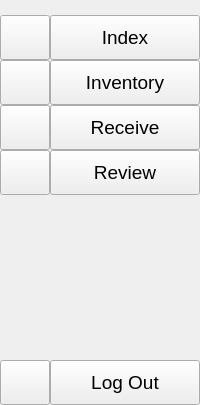
           <widget class="QFrame" name="frame_leftMenu">
            <property name="minimumSize">
             <size>
              <width>200</width>
              <height>0</height>
             </size>
            </property>
            <property name="maximumSize">
             <size>
              <width>0</width>
              <height>16777215</height>
             </size>
            </property>
            <property name="frameShape">
             <enum>QFrame::NoFrame</enum>
            </property>
            <property name="frameShadow">
             <enum>QFrame::Raised</enum>
            </property>
            <layout class="QVBoxLayout" name="verticalLayout_4">
             <property name="spacing">
              <number>0</number>
             </property>
             <property name="leftMargin">
              <number>0</number>
             </property>
             <property name="topMargin">
              <number>0</number>
             </property>
             <property name="rightMargin">
              <number>0</number>
             </property>
             <property name="bottomMargin">
              <number>0</number>
             </property>
             <item>
              <widget class="QFrame" name="frame_toggle">
               <property name="minimumSize">
                <size>
                 <width>200</width>
                 <height>60</height>
                </size>
               </property>
               <property name="maximumSize">
                <size>
                 <width>200</width>
                 <height>60</height>
                </size>
               </property>
               <property name="frameShape">
                <enum>QFrame::NoFrame</enum>
               </property>
               <property name="frameShadow">
                <enum>QFrame::Raised</enum>
               </property>
               <layout class="QVBoxLayout" name="verticalLayout_5">
                <property name="spacing">
                 <number>0</number>
                </property>
                <property name="leftMargin">
                 <number>0</number>
                </property>
                <property name="topMargin">
                 <number>15</number>
                </property>
                <property name="rightMargin">
                 <number>0</number>
                </property>
                <property name="bottomMargin">
                 <number>0</number>
                </property>
                <item>
                 <widget class="QFrame" name="frame_toggleInner">
                  <property name="minimumSize">
                   <size>
                    <width>200</width>
                    <height>45</height>
                   </size>
                  </property>
                  <property name="maximumSize">
                   <size>
                    <width>200</width>
                    <height>45</height>
                   </size>
                  </property>
                  <property name="baseSize">
                   <size>
                    <width>0</width>
                    <height>45</height>
                   </size>
                  </property>
                  <property name="frameShape">
                   <enum>QFrame::NoFrame</enum>
                  </property>
                  <property name="frameShadow">
                   <enum>QFrame::Raised</enum>
                  </property>
                  <layout class="QHBoxLayout" name="horizontalLayout_5">
                   <property name="spacing">
                    <number>0</number>
                   </property>
                   <property name="leftMargin">
                    <number>0</number>
                   </property>
                   <property name="topMargin">
                    <number>0</number>
                   </property>
                   <property name="rightMargin">
                    <number>0</number>
                   </property>
                   <property name="bottomMargin">
                    <number>0</number>
                   </property>
                   <item>
                    <widget class="QPushButton" name="btn_toggleMenu">
                     <property name="enabled">
                      <bool>true</bool>
                     </property>
                     <property name="minimumSize">
                      <size>
                       <width>50</width>
                       <height>45</height>
                      </size>
                     </property>
                     <property name="maximumSize">
                      <size>
                       <width>50</width>
                       <height>45</height>
                      </size>
                     </property>
                     <property name="cursor">
                      <cursorShape>PointingHandCursor</cursorShape>
                     </property>
                     <property name="focusPolicy">
                      <enum>Qt::TabFocus</enum>
                     </property>
                     <property name="text">
                      <string/>
                     </property>
                     <property name="icon">
                      <iconset>
                       <normaloff>:/icons/images/icons/icon_menu.png</normaloff>:/icons/images/icons/icon_menu.png</iconset>
                     </property>
                     <property name="flat">
                      <bool>false</bool>
                     </property>
                    </widget>
                   </item>
                   <item>
                    <widget class="QPushButton" name="btn_LMenuToggleText">
                     <property name="enabled">
                      <bool>true</bool>
                     </property>
                     <property name="minimumSize">
                      <size>
                       <width>150</width>
                       <height>45</height>
                      </size>
                     </property>
                     <property name="maximumSize">
                      <size>
                       <width>150</width>
                       <height>45</height>
                      </size>
                     </property>
                     <property name="font">
                      <font>
                       <pointsize>14</pointsize>
                      </font>
                     </property>
                     <property name="cursor">
                      <cursorShape>PointingHandCursor</cursorShape>
                     </property>
                     <property name="focusPolicy">
                      <enum>Qt::NoFocus</enum>
                     </property>
                     <property name="layoutDirection">
                      <enum>Qt::LeftToRight</enum>
                     </property>
                     <property name="styleSheet">
                      <string notr="true">btn_LMenuToggleText {
	color: red;
	text-align: left;
}</string>
                     </property>
                     <property name="text">
                      <string>Index</string>
                     </property>
                     <property name="flat">
                      <bool>false</bool>
                     </property>
                    </widget>
                   </item>
                  </layout>
                 </widget>
                </item>
               </layout>
              </widget>
             </item>
             <item alignment="Qt::AlignTop">
              <widget class="QFrame" name="frame_LMenuMdl">
               <property name="minimumSize">
                <size>
                 <width>200</width>
                 <height>300</height>
                </size>
               </property>
               <property name="maximumSize">
                <size>
                 <width>200</width>
                 <height>16777215</height>
                </size>
               </property>
               <property name="styleSheet">
                <string notr="true"/>
               </property>
               <property name="frameShape">
                <enum>QFrame::NoFrame</enum>
               </property>
               <property name="frameShadow">
                <enum>QFrame::Raised</enum>
               </property>
               <layout class="QVBoxLayout" name="verticalLayout">
                <property name="spacing">
                 <number>0</number>
                </property>
                <property name="leftMargin">
                 <number>0</number>
                </property>
                <property name="topMargin">
                 <number>0</number>
                </property>
                <property name="rightMargin">
                 <number>0</number>
                </property>
                <property name="bottomMargin">
                 <number>0</number>
                </property>
                <item>
                 <widget class="QFrame" name="frame_stockMenu">
                  <property name="minimumSize">
                   <size>
                    <width>200</width>
                    <height>45</height>
                   </size>
                  </property>
                  <property name="maximumSize">
                   <size>
                    <width>200</width>
                    <height>45</height>
                   </size>
                  </property>
                  <property name="baseSize">
                   <size>
                    <width>0</width>
                    <height>45</height>
                   </size>
                  </property>
                  <property name="frameShape">
                   <enum>QFrame::NoFrame</enum>
                  </property>
                  <property name="frameShadow">
                   <enum>QFrame::Raised</enum>
                  </property>
                  <layout class="QHBoxLayout" name="horizontalLayout_6">
                   <property name="spacing">
                    <number>0</number>
                   </property>
                   <property name="leftMargin">
                    <number>0</number>
                   </property>
                   <property name="topMargin">
                    <number>0</number>
                   </property>
                   <property name="rightMargin">
                    <number>0</number>
                   </property>
                   <property name="bottomMargin">
                    <number>0</number>
                   </property>
                   <item>
                    <widget class="QPushButton" name="btn_stockMenu">
                     <property name="enabled">
                      <bool>true</bool>
                     </property>
                     <property name="minimumSize">
                      <size>
                       <width>50</width>
                       <height>45</height>
                      </size>
                     </property>
                     <property name="maximumSize">
                      <size>
                       <width>50</width>
                       <height>45</height>
                      </size>
                     </property>
                     <property name="cursor">
                      <cursorShape>PointingHandCursor</cursorShape>
                     </property>
                     <property name="focusPolicy">
                      <enum>Qt::TabFocus</enum>
                     </property>
                     <property name="styleSheet">
                      <string notr="true"/>
                     </property>
                     <property name="text">
                      <string notr="true"/>
                     </property>
                     <property name="icon">
                      <iconset>
                       <normaloff>:/icons/images/icons/cil-view-column.png</normaloff>:/icons/images/icons/cil-view-column.png</iconset>
                     </property>
                     <property name="flat">
                      <bool>false</bool>
                     </property>
                    </widget>
                   </item>
                   <item>
                    <widget class="QPushButton" name="btn_stockMenuText">
                     <property name="enabled">
                      <bool>true</bool>
                     </property>
                     <property name="minimumSize">
                      <size>
                       <width>150</width>
                       <height>45</height>
                      </size>
                     </property>
                     <property name="maximumSize">
                      <size>
                       <width>150</width>
                       <height>45</height>
                      </size>
                     </property>
                     <property name="font">
                      <font>
                       <pointsize>14</pointsize>
                      </font>
                     </property>
                     <property name="cursor">
                      <cursorShape>PointingHandCursor</cursorShape>
                     </property>
                     <property name="focusPolicy">
                      <enum>Qt::NoFocus</enum>
                     </property>
                     <property name="layoutDirection">
                      <enum>Qt::LeftToRight</enum>
                     </property>
                     <property name="styleSheet">
                      <string notr="true">btn_LMenuToggleText {
	color: red;
	text-align: left;
}</string>
                     </property>
                     <property name="text">
                      <string>Inventory</string>
                     </property>
                     <property name="flat">
                      <bool>false</bool>
                     </property>
                    </widget>
                   </item>
                  </layout>
                 </widget>
                </item>
                <item>
                 <widget class="QFrame" name="frame_user">
                  <property name="minimumSize">
                   <size>
                    <width>200</width>
                    <height>45</height>
                   </size>
                  </property>
                  <property name="maximumSize">
                   <size>
                    <width>200</width>
                    <height>45</height>
                   </size>
                  </property>
                  <property name="baseSize">
                   <size>
                    <width>0</width>
                    <height>45</height>
                   </size>
                  </property>
                  <property name="frameShape">
                   <enum>QFrame::NoFrame</enum>
                  </property>
                  <property name="frameShadow">
                   <enum>QFrame::Raised</enum>
                  </property>
                  <layout class="QHBoxLayout" name="horizontalLayout_4">
                   <property name="spacing">
                    <number>0</number>
                   </property>
                   <property name="leftMargin">
                    <number>0</number>
                   </property>
                   <property name="topMargin">
                    <number>0</number>
                   </property>
                   <property name="rightMargin">
                    <number>0</number>
                   </property>
                   <property name="bottomMargin">
                    <number>0</number>
                   </property>
                   <item>
                    <widget class="QPushButton" name="btn_receiveMenu">
                     <property name="enabled">
                      <bool>true</bool>
                     </property>
                     <property name="minimumSize">
                      <size>
                       <width>50</width>
                       <height>45</height>
                      </size>
                     </property>
                     <property name="maximumSize">
                      <size>
                       <width>50</width>
                       <height>45</height>
                      </size>
                     </property>
                     <property name="cursor">
                      <cursorShape>PointingHandCursor</cursorShape>
                     </property>
                     <property name="focusPolicy">
                      <enum>Qt::TabFocus</enum>
                     </property>
                     <property name="styleSheet">
                      <string notr="true"/>
                     </property>
                     <property name="text">
                      <string/>
                     </property>
                     <property name="icon">
                      <iconset>
                       <normaloff>:/icons/images/icons/cil-user.png</normaloff>:/icons/images/icons/cil-user.png</iconset>
                     </property>
                     <property name="flat">
                      <bool>false</bool>
                     </property>
                    </widget>
                   </item>
                   <item>
                    <widget class="QPushButton" name="btn_receiveMenuText">
                     <property name="enabled">
                      <bool>true</bool>
                     </property>
                     <property name="minimumSize">
                      <size>
                       <width>150</width>
                       <height>45</height>
                      </size>
                     </property>
                     <property name="maximumSize">
                      <size>
                       <width>150</width>
                       <height>45</height>
                      </size>
                     </property>
                     <property name="font">
                      <font>
                       <pointsize>14</pointsize>
                      </font>
                     </property>
                     <property name="cursor">
                      <cursorShape>PointingHandCursor</cursorShape>
                     </property>
                     <property name="focusPolicy">
                      <enum>Qt::NoFocus</enum>
                     </property>
                     <property name="layoutDirection">
                      <enum>Qt::LeftToRight</enum>
                     </property>
                     <property name="styleSheet">
                      <string notr="true">btn_LMenuToggleText {
	color: red;
	text-align: left;
}</string>
                     </property>
                     <property name="text">
                      <string>Receive</string>
                     </property>
                     <property name="flat">
                      <bool>false</bool>
                     </property>
                    </widget>
                   </item>
                  </layout>
                 </widget>
                </item>
                <item>
                 <widget class="QFrame" name="frame_user_2">
                  <property name="minimumSize">
                   <size>
                    <width>200</width>
                    <height>45</height>
                   </size>
                  </property>
                  <property name="maximumSize">
                   <size>
                    <width>200</width>
                    <height>45</height>
                   </size>
                  </property>
                  <property name="baseSize">
                   <size>
                    <width>0</width>
                    <height>45</height>
                   </size>
                  </property>
                  <property name="frameShape">
                   <enum>QFrame::NoFrame</enum>
                  </property>
                  <property name="frameShadow">
                   <enum>QFrame::Raised</enum>
                  </property>
                  <layout class="QHBoxLayout" name="horizontalLayout_52">
                   <property name="spacing">
                    <number>0</number>
                   </property>
                   <property name="leftMargin">
                    <number>0</number>
                   </property>
                   <property name="topMargin">
                    <number>0</number>
                   </property>
                   <property name="rightMargin">
                    <number>0</number>
                   </property>
                   <property name="bottomMargin">
                    <number>0</number>
                   </property>
                   <item>
                    <widget class="QPushButton" name="btn_reviewMenu">
                     <property name="enabled">
                      <bool>true</bool>
                     </property>
                     <property name="minimumSize">
                      <size>
                       <width>50</width>
                       <height>45</height>
                      </size>
                     </property>
                     <property name="maximumSize">
                      <size>
                       <width>50</width>
                       <height>45</height>
                      </size>
                     </property>
                     <property name="cursor">
                      <cursorShape>PointingHandCursor</cursorShape>
                     </property>
                     <property name="focusPolicy">
                      <enum>Qt::TabFocus</enum>
                     </property>
                     <property name="styleSheet">
                      <string notr="true"/>
                     </property>
                     <property name="text">
                      <string/>
                     </property>
                     <property name="icon">
                      <iconset>
                       <normaloff>:/icons/images/icons/cil-user.png</normaloff>:/icons/images/icons/cil-user.png</iconset>
                     </property>
                     <property name="flat">
                      <bool>false</bool>
                     </property>
                    </widget>
                   </item>
                   <item>
                    <widget class="QPushButton" name="btn_reviewMenuText">
                     <property name="enabled">
                      <bool>true</bool>
                     </property>
                     <property name="minimumSize">
                      <size>
                       <width>150</width>
                       <height>45</height>
                      </size>
                     </property>
                     <property name="maximumSize">
                      <size>
                       <width>150</width>
                       <height>45</height>
                      </size>
                     </property>
                     <property name="font">
                      <font>
                       <pointsize>14</pointsize>
                      </font>
                     </property>
                     <property name="cursor">
                      <cursorShape>PointingHandCursor</cursorShape>
                     </property>
                     <property name="focusPolicy">
                      <enum>Qt::NoFocus</enum>
                     </property>
                     <property name="layoutDirection">
                      <enum>Qt::LeftToRight</enum>
                     </property>
                     <property name="styleSheet">
                      <string notr="true">btn_LMenuToggleText {
	color: red;
	text-align: left;
}</string>
                     </property>
                     <property name="text">
                      <string>Review</string>
                     </property>
                     <property name="flat">
                      <bool>false</bool>
                     </property>
                    </widget>
                   </item>
                  </layout>
                 </widget>
                </item>
                <item>
                 <spacer name="verticalSpacer_5">
                  <property name="orientation">
                   <enum>Qt::Vertical</enum>
                  </property>
                  <property name="sizeHint" stdset="0">
                   <size>
                    <width>20</width>
                    <height>40</height>
                   </size>
                  </property>
                 </spacer>
                </item>
               </layout>
              </widget>
             </item>
             <item alignment="Qt::AlignBottom">
              <widget class="QFrame" name="frame_LMenuBtm">
               <property name="frameShape">
                <enum>QFrame::NoFrame</enum>
               </property>
               <property name="frameShadow">
                <enum>QFrame::Raised</enum>
               </property>
               <layout class="QVBoxLayout" name="verticalLayout_10">
                <property name="spacing">
                 <number>0</number>
                </property>
                <property name="leftMargin">
                 <number>0</number>
                </property>
                <property name="topMargin">
                 <number>0</number>
                </property>
                <property name="rightMargin">
                 <number>0</number>
                </property>
                <property name="bottomMargin">
                 <number>0</number>
                </property>
                <item>
                 <widget class="QFrame" name="frame_exitMenu">
                  <property name="minimumSize">
                   <size>
                    <width>200</width>
                    <height>45</height>
                   </size>
                  </property>
                  <property name="maximumSize">
                   <size>
                    <width>200</width>
                    <height>45</height>
                   </size>
                  </property>
                  <property name="baseSize">
                   <size>
                    <width>0</width>
                    <height>45</height>
                   </size>
                  </property>
                  <property name="frameShape">
                   <enum>QFrame::NoFrame</enum>
                  </property>
                  <property name="frameShadow">
                   <enum>QFrame::Raised</enum>
                  </property>
                  <layout class="QHBoxLayout" name="horizontalLayout_13">
                   <property name="spacing">
                    <number>0</number>
                   </property>
                   <property name="leftMargin">
                    <number>0</number>
                   </property>
                   <property name="topMargin">
                    <number>0</number>
                   </property>
                   <property name="rightMargin">
                    <number>0</number>
                   </property>
                   <property name="bottomMargin">
                    <number>0</number>
                   </property>
                   <item>
                    <widget class="QPushButton" name="btn_exitMenu">
                     <property name="enabled">
                      <bool>true</bool>
                     </property>
                     <property name="minimumSize">
                      <size>
                       <width>50</width>
                       <height>45</height>
                      </size>
                     </property>
                     <property name="maximumSize">
                      <size>
                       <width>50</width>
                       <height>45</height>
                      </size>
                     </property>
                     <property name="cursor">
                      <cursorShape>PointingHandCursor</cursorShape>
                     </property>
                     <property name="focusPolicy">
                      <enum>Qt::TabFocus</enum>
                     </property>
                     <property name="styleSheet">
                      <string notr="true"/>
                     </property>
                     <property name="text">
                      <string notr="true"/>
                     </property>
                     <property name="icon">
                      <iconset>
                       <normaloff>:/icons/images/icons/cil-view-column.png</normaloff>:/icons/images/icons/cil-view-column.png</iconset>
                     </property>
                     <property name="flat">
                      <bool>false</bool>
                     </property>
                    </widget>
                   </item>
                   <item>
                    <widget class="QPushButton" name="btn_exitMenuText">
                     <property name="enabled">
                      <bool>true</bool>
                     </property>
                     <property name="minimumSize">
                      <size>
                       <width>150</width>
                       <height>45</height>
                      </size>
                     </property>
                     <property name="maximumSize">
                      <size>
                       <width>150</width>
                       <height>45</height>
                      </size>
                     </property>
                     <property name="font">
                      <font>
                       <pointsize>14</pointsize>
                      </font>
                     </property>
                     <property name="cursor">
                      <cursorShape>PointingHandCursor</cursorShape>
                     </property>
                     <property name="focusPolicy">
                      <enum>Qt::NoFocus</enum>
                     </property>
                     <property name="layoutDirection">
                      <enum>Qt::LeftToRight</enum>
                     </property>
                     <property name="styleSheet">
                      <string notr="true">btn_LMenuToggleText {
	color: red;
	text-align: left;
}</string>
                     </property>
                     <property name="text">
                      <string>Log Out</string>
                     </property>
                     <property name="flat">
                      <bool>false</bool>
                     </property>
                    </widget>
                   </item>
                  </layout>
                 </widget>
                </item>
               </layout>
              </widget>
             </item>
            </layout>
           </widget>
